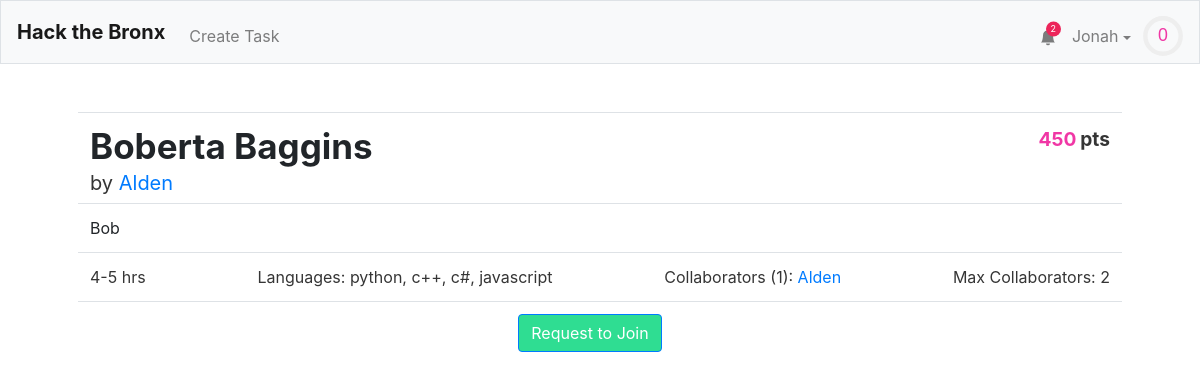
The app's page /task/1 (signed in) with its own data.
### tables this page shows
CREATE TABLE "users" (
	"id"	INTEGER NOT NULL UNIQUE,
	"username"	TEXT NOT NULL UNIQUE,
	"hash"	TEXT NOT NULL,
	"email"	TEXT,
	"tasks"	TEXT,
	"points"	INTEGER NOT NULL DEFAULT 0,
	"numcomplete"	INTEGER NOT NULL DEFAULT 0,
	"notifications"	BLOB,
	PRIMARY KEY("id" AUTOINCREMENT)
);

CREATE TABLE "tasks" (
	"id"	INTEGER NOT NULL UNIQUE,
	"title"	TEXT NOT NULL,
	"description"	TEXT,
	"languages"	BLOB,
	"image"	TEXT,
	"hmin"	INTEGER,
	"hmax"	INTEGER,
	"cmax"	INTEGER,
	"collaborators"	TEXT,
	"creator"	INTEGER,
	PRIMARY KEY("id" AUTOINCREMENT)
);

### application.py (the view, shortened to what this page needs)
@app.route("/task/<id>", methods=["GET", "POST"])
@login_required
def task(id):
    if request.method == "GET":
        task = db.execute("SELECT * FROM tasks WHERE id = :id", id=id)[0]
        creator = db.execute("SELECT * FROM users WHERE id = :id", id=task['creator'])[0]
        ids = debyte(task['collaborators'])
        task['collaborators'] = [db.execute("SELECT * FROM users WHERE id = :id", id=a)[0] for a in ids]
        collaborators = task['collaborators']
        task["points"] = calculate_points(task)
        return render_template("task.html",is_user_task=(task["creator"]==session["user_id"]),is_collab_task=(session["user_id"] in ids),enumerate=enumerate,len=len,collaborators=collaborators,task=task, creator=creator, user=getuser(session, db))

### application.py (called while the page is built)
@app.after_request
def after_request(response):
    response.headers["Cache-Control"] = "no-cache, no-store, must-revalidate"
    response.headers["Expires"] = 0
    response.headers["Pragma"] = "no-cache"
    return response

### helpers.py (called while the page is built)
def login_required(f):
    @wraps(f)
    def decorated_function(*args, **kwargs):
        if session.get("user_id") is None:
            return redirect("/login")
        return f(*args, **kwargs)
    return decorated_function

def debyte(obj):
    return pickle.loads(obj)

def getuser(session, db):
    user =  db.execute("SELECT * FROM users WHERE id = :id", id=session["user_id"])[0]
    user["level"]=int(user['points']**.5//10)
    user["level-progress"] = (user['points']**.5%8)/(((user["level"]+1)*10)**2)
    user["notifications"] = debyte(user["notifications"]) if user["notifications"] else []
    user["notification-amount"] = len(user["notifications"])
    return user

def calculate_points(task):
    if task['hmin'] and task['hmax']:
        total = int(min((task['hmin']+task['hmax'])/2 * 100, 500))
    else:
        total = 0
    return total

### templates/task.html (shortened to what this page needs)
{% extends "layout.html" %}
{% block head %}
    <link href="/static/task.css" rel="stylesheet">
{% endblock %}
{% block main %}
<table class="table">
  <tbody>
    <tr>
      <td class="title"><h1>{{ task.title }}</h1><span class="creator-text">by <a href="/profile/{{creator.username}}">{{creator.username}}</a></span></td><td class="pts-td"><span class="points"><span>{{task.points}}</span><div> pts</div></span></td>
    </tr>
    {% if "description" in task %}
    <tr>
      <td colspan="2" class="description-text">{{task.description}}</td>
    </tr>
    {% endif %}
    <tr>
      <td colspan="2" width="100%">
        <div class="stats">
        <span class="hours-text">{{task.hmin}}-{{task.hmax}} hrs</span>
        <span class="languages-text">Languages: {{task.languages}}</span>
        <span class="collaborators-text">Collaborators ({{len(collaborators)}}): {% for i,c in enumerate(collaborators)%}<a href="/profile/{{c['username']}}">{{c['username']}}</a>{% if i < len(collaborators)-1%}, {% endif %}{% endfor %}</span>
        <span class="cmax-text">Max Collaborators: {{task.cmax}}</span>
      </div>
      </td>
    </tr>
    {% if is_user_task %}
    <tr>
      <td colspan="2" width="100%" style="text-align: center;">
        <button onclick = "openCompleteConfirmModal()" class="btn btn-primary accept-button">Mark Task as Complete</button>
        <button onclick = "openDeleteConfirmModal()" class="btn btn-primary reject-button">Delete</button>
      </td>
    </tr>
    {% elif is_collab_task %}
    <tr>
      <td colspan="2" width="100%" style="text-align: center;">
        <button onclick = "postData('leave')" class="btn btn-primary reject-button">Leave Task</button>
      </td>
    </tr>
    {% else %}
    <tr>
      <td colspan="2" width="100%" style="text-align: center;">
        <button onclick = "postData('join')" class="btn btn-primary accept-button">Request to Join</button>
      </td>
    </tr>
    {% endif %}
  </tbody>
</table>
{% endblock %}

### templates/layout.html (shortened to what this page needs)
<!DOCTYPE html>
<html lang="en">
    <head>
        <link href="https://maxcdn.bootstrapcdn.com/bootstrap/4.1.3/css/bootstrap.min.css" rel="stylesheet">
        {% block head %}{% endblock %}
        <link href="/static/styles.css" rel="stylesheet">
    </head>
    <body>
        <nav style = "height: 8vh" class="navbar navbar-expand-md navbar-light bg-light border">
            <a class="navbar-brand" href="/"><b>Hack the Bronx</b></a>
            <div class="collapse navbar-collapse" id="navbar">
                {% if session.user_id %}
                    <ul class="navbar-nav mt-2">
                        <li class="nav-item"><a class="nav-link" href="/taskCreation">Create Task</a></li>
                    </ul>
                    <ul class="navbar-nav ml-auto mt-2">
                        <li style="position: relative; transform:translateX(8px) translateY(7.5px);"class="nav-item"><a class="nav-link" href="/notifications"><svg xmlns="http://www.w3.org/2000/svg" width="16" height="16" fill="currentColor" class="bi bi-bell-fill" viewBox="0 0 16 16">
  <path d="M8 16a2 2 0 0 0 2-2H6a2 2 0 0 0 2 2zm.995-14.901a1 1 0 1 0-1.99 0A5.002 5.002 0 0 0 3 6c0 1.098-.5 6-2 7h14c-1.5-1-2-5.902-2-7 0-2.42-1.72-4.44-4.005-4.901z"/>
</svg></a><span style="display:{{ "none" if user["notification-amount"] == 0 else "flex" }};" class="notification-circle">{{user["notification-amount"]}}</span></li>
                        <li class="nav-item">
                            <div id="user-information-dropdown">
                              <button onclick="showUserDropdown()" id="user-information-dropname" class="nav-link">{{ session.user_name }} <span class="dropdown-caret"></span></button>
                            </div>
                        </li>
                        <li class="nav-item">
                            <div style = "margin-left: -4px;">
                                <svg viewBox="0 0 36 36" style="transform: translateY(8px); width: 40px;">
                                    <path class="level-display-bg"
                                d="M18 2.0845
                                  a 15.9155 15.9155 0 0 1 0 31.831
                                  a 15.9155 15.9155 0 0 1 0 -31.831"
                              />
                                  <path class = "level-display"
                                    d="M18 2.0845
                                      a 15.9155 15.9155 0 0 1 0 31.831
                                      a 15.9155 15.9155 0 0 1 0 -31.831"
                                    fill="none"
                                    stroke="#444";
                                    stroke-width="1";
                                    stroke-dasharray="{{ user["level-progress"] }}, 100";
                                  />
                                  <text x="18" y="22.8" class="level">{{user["level"]}}</text>
                                </svg>
                            </div>
                        </li>
                    </ul>
                {% endif %}
            </div>
        </nav>
        <main class="container p-5">
            {% block main %}{% endblock %}
        </main>
    </body>
</html>

### static/task.css (style rules this page uses)
.accept-button { background: #2FDD92; margin-right: 20px; }
h1 { font-size: 35px; font-weight: bold; }
td.title { line-height: .8; }
.creator-text { color: #353535; font-size: 20px; }
.points { color: #353535; display: block; font-weight: bold; font-size: 1.2em; }
.points span { color: #F037A5; display: inline-block; margin-right: .2em; }
.points div { display: inline-block; }
.stats { color: #353535; font-weight: normal; display: flex; justify-content: space-between; width: 100%; }
.pts-td { text-align: right; }

### static/styles.css (style rules this page uses)
#user-information-dropname { background: none; padding: 16px; border: none; cursor: pointer; }
.dropdown-caret { display: inline-block; width: 0; height: 0; vertical-align: middle; content: ""; border-style: solid; border-width: 4px 4px 0; border-right-color: transparent; border-bottom-color: transparent; border-left-color: transparent; }
#user-information-dropname { position: relative; display: inline-block; }
.level { fill: #F037A5; font-family: sans-serif; font-size: 1em; text-anchor: middle; }
.notification-circle { content: ""; position: absolute; top: 10%; right: 10%; width: 15px; height: 15px; border-radius: 50%; background: #EC255A; font-size: 9px; justify-content: center; align-items: center; color: white; }

### records on screen
users: user_name "Jonah"
tasks: title "Boberta Baggins", description "Bob", hmin "4", hmax "5", languages "python, c++, c#, javascript", cmax "2"
users: username "Alden"

### other values on screen
{{ user["notification-amount"] }} "2"
{{ user["level"] }} "0"
{{ task.points }} "450"
{{ len(collaborators) }} "1"
